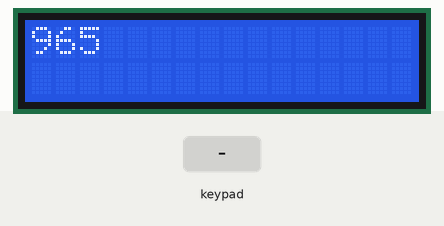
This sketch was run on a simulated Arduino Uno, built with avr-gcc and run on an emulated ATmega328P. Shown: 16×2 character LCD. The inputs (shaded band) are chosen by the test bench.

Above: at 1.2 s.
1.3 s: key 'U' pressed
At 1.79 s:
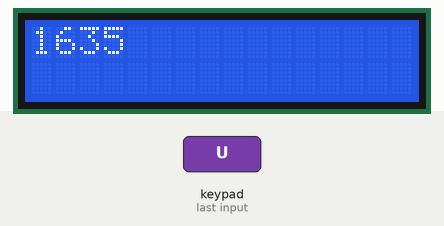
2.8 s: key 'D' pressed
At 3.29 s:
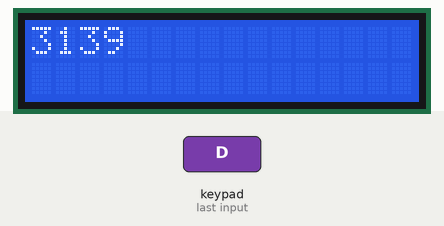
Timing chart, 0 to 5.8 s (numbered marks = the images above; inputs shaded):
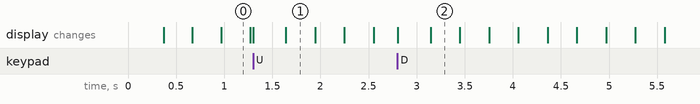

The sketch:

lab2ex5.ino
```cpp
#include <Wire.h>
#include <Adafruit_RGBLCDShield.h>
#include <utility/Adafruit_MCP23017.h>

Adafruit_RGBLCDShield lcd = Adafruit_RGBLCDShield();

#define BUTTON_SELECT 1

void setup() {
  Serial.begin(9600);
  lcd.begin(16,2);

}

void loop() {
  int button_state = lcd.readButtons();
  if (button_state && BUTTON_SELECT) {
    lcd.clear();
  }
  else {
    unsigned long time = millis();
    lcd.setCursor(0,0);
    lcd.print(time);
  }
}
```
